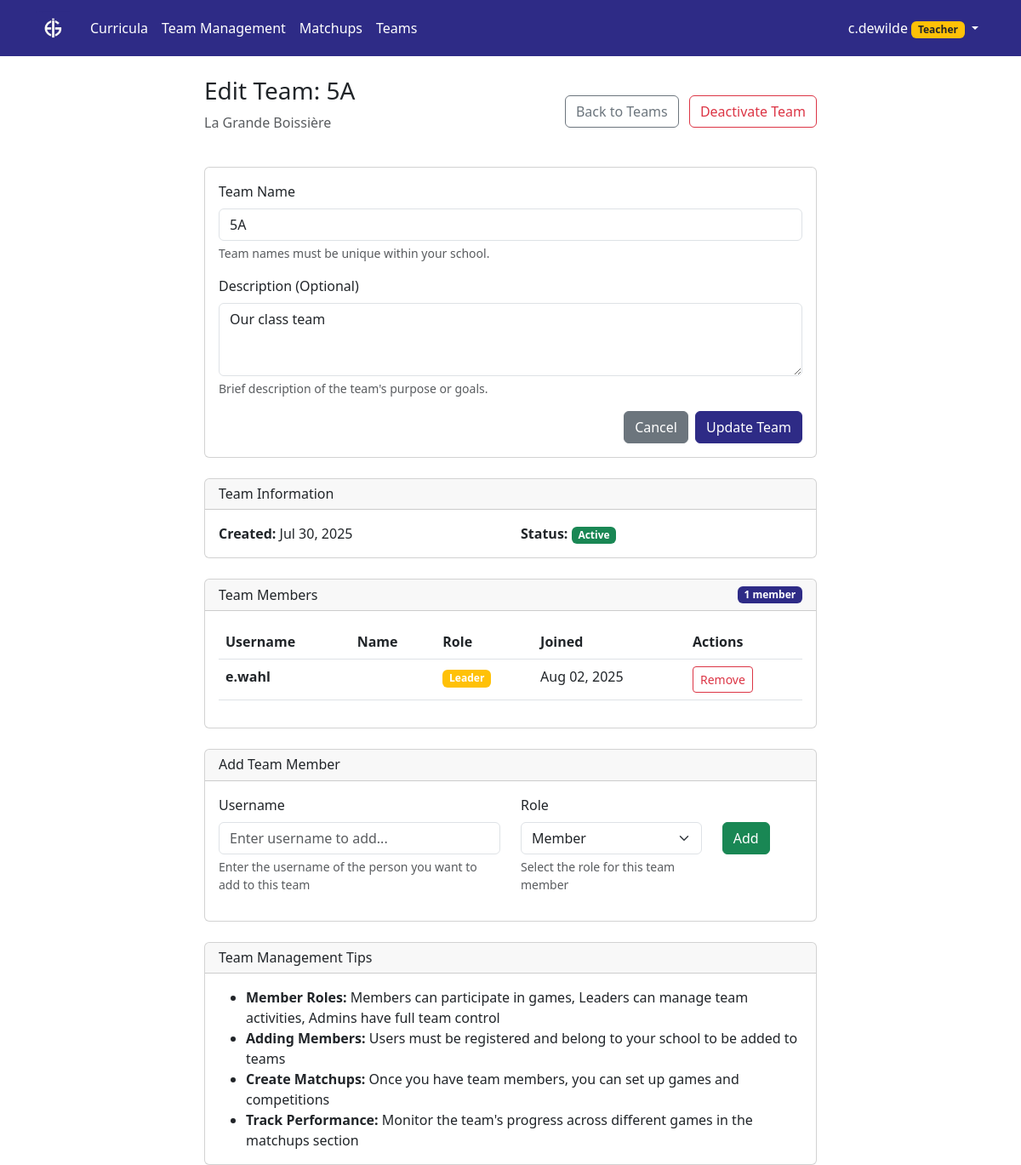
/aigames/team-management/teams/1/edit/ (signed in), run on the app's committed database.
### aigames/models.py (models this page shows, shortened)
class Team(models.Model):
    name = models.CharField(max_length=255)  # Team names unique per school
    description = models.TextField(blank=True)
    school = models.ForeignKey(School, on_delete=models.CASCADE, related_name='teams')
    created_by = models.ForeignKey(User, on_delete=models.CASCADE, related_name='created_teams')
    members = models.ManyToManyField(User, through='TeamMembership', related_name='teams')
    games = models.ManyToManyField(AiGame, through='TeamGameParticipation', related_name='participating_teams')
    is_active = models.BooleanField(default=True)
    created_at = models.DateTimeField(auto_now_add=True)
    updated_at = models.DateTimeField(auto_now=True)
    class Meta:
        ordering = ['name']
        unique_together = ['school', 'name']  # Team names must be unique within each school

class School(models.Model):
    name = models.CharField(max_length=255, unique=True)
    short_name = models.CharField(max_length=50, help_text="Short name or abbreviation")
    description = models.TextField(blank=True)
    logo = models.ImageField(upload_to='school_logos/', blank=True, null=True, help_text="School logo for white-labeling")
    navbar_color = models.CharField(max_length=7, blank=True, help_text="Navbar color in hex format (e.g., #2E2B86)")
    primary_button_color = models.CharField(max_length=7, blank=True, help_text="Primary button color in hex format (e.g., #2E2B86)")
    website_url = models.URLField(blank=True, help_text="School website URL")
    address = models.TextField(blank=True)
    is_active = models.BooleanField(default=True)
    created_at = models.DateTimeField(auto_now_add=True)
    updated_at = models.DateTimeField(auto_now=True)
    @property
    def logo_url(self):
        if self.logo:
            return self.logo.url
        return None
    class Meta:
        ordering = ['name']

class TeamMembership(models.Model):
    ROLE_CHOICES = [
        ('member', 'Member'),
        ('leader', 'Leader'),
        ('admin', 'Admin'),
    ]
    team = models.ForeignKey(Team, on_delete=models.CASCADE)
    user = models.ForeignKey(User, on_delete=models.CASCADE)
    role = models.CharField(max_length=10, choices=ROLE_CHOICES, default='member')
    joined_at = models.DateTimeField(auto_now_add=True)
    class Meta:
        unique_together = ['team', 'user']  # User can only be in a team once

### aigames/views.py (the view, shortened to what this page needs)
# urls.py: path('team-management/teams/<int:team_id>/edit/', views.edit_school_team, name='edit_school_team'),
@login_required
@user_passes_test(can_create_teams)
def edit_school_team(request, team_id):
    user_school = request.user.profile.school
    team = get_object_or_404(Team, id=team_id, school=user_school, is_active=True)
    form = SchoolTeamForm(school=user_school, instance=team)
    member_form = TeamMemberForm(team=team, school=user_school)
    from .models import TeamMembership
    memberships = TeamMembership.objects.filter(team=team).select_related('user', 'user__profile').order_by('joined_at')
    context = {
        'form': form,
        'member_form': member_form,
        'team': team,
        'memberships': memberships,
        'user_school': user_school,
    }
    return render(request, 'aigames/edit_school_team.html', context)

### aigames/templates/aigames/edit_school_team.html (shortened to what this page needs)
{% extends 'syllabus/base.html' %}
{% block content %}
<div class="container">
    <div class="row justify-content-center">
        <div class="col-md-8">
            <div class="d-flex justify-content-between align-items-center mb-4">
                <div>
                    <h1 class="h3">Edit Team: {{ team.name }}</h1>
                    <p class="text-muted">{{ user_school.name }}</p>
                </div>
                <div>
                    <a href="{% url 'aigames:school_teams_list' %}" class="btn btn-outline-secondary me-2">
                         Back to Teams
                    </a>
                    <a href="{% url 'aigames:delete_school_team' team.id %}" class="btn btn-outline-danger">
                        {% if user.profile.is_admin %}Delete{% else %}Deactivate{% endif %} Team
                    </a>
                </div>
            </div>
            <div class="card">
                <div class="card-body">
                    <form method="post">
                        <div class="mb-3">
                            <label for="{{ form.name.id_for_label }}" class="form-label">Team Name</label>
                            {{ form.name }}
                            <div class="form-text">
                                Team names must be unique within your school.
                            </div>
                        </div>
                        <div class="mb-3">
                            <label for="{{ form.description.id_for_label }}" class="form-label">Description (Optional)</label>
                            {{ form.description }}
                            <div class="form-text">
                                Brief description of the team's purpose or goals.
                            </div>
                        </div>
                        <div class="d-flex justify-content-end">
                            <a href="{% url 'aigames:school_teams_list' %}" class="btn btn-secondary me-2">Cancel</a>
                            <button type="submit" class="btn btn-primary">
                                 Update Team
                            </button>
                        </div>
                    </form>
                </div>
            </div>
            <div class="card mt-4">
                <div class="card-header">
                    <h6 class="mb-0"> Team Information</h6>
                </div>
                <div class="card-body">
                    <div class="row">
                        <div class="col-md-6">
                            <strong>Created:</strong> {{ team.created_at|date:"M d, Y" }}
                        </div>
                        <div class="col-md-6">
                            <strong>Status:</strong>
                            {% if team.is_active %}
                                <span class="badge bg-success">Active</span>
                            {% else %}
                                <span class="badge bg-secondary">Inactive</span>
                            {% endif %}
                        </div>
                    </div>
                </div>
            </div>
            <div class="card mt-4">
                <div class="card-header d-flex justify-content-between align-items-center">
                    <h6 class="mb-0"> Team Members</h6>
                    <span class="badge bg-primary">{{ memberships.count }} member{{ memberships.count|pluralize }}</span>
                </div>
                <div class="card-body">
                    {% if memberships %}
                        <div class="table-responsive">
                            <table class="table table-hover">
                                <thead>
                                    <tr>
                                        <th>Username</th>
                                        <th>Name</th>
                                        <th>Role</th>
                                        <th>Joined</th>
                                        <th>Actions</th>
                                    </tr>
                                </thead>
                                <tbody>
                                    {% for membership in memberships %}
                                    <tr>
                                        <td>
                                            <strong>{{ membership.user.username }}</strong>
                                        </td>
                                        <td>{{ membership.user.first_name }} {{ membership.user.last_name }}</td>
                                        <td>
                                            <span class="badge bg-{% if membership.role == 'admin' %}danger{% elif membership.role == 'leader' %}warning{% else %}secondary{% endif %}">
                                                {{ membership.get_role_display }}
                                            </span>
                                        </td>
                                        <td>{{ membership.joined_at|date:"M d, Y" }}</td>
                                        <td>
                                            <form method="post" style="display: inline;" onsubmit="return confirm('Are you sure you want to remove {{ membership.user.username }} from this team?');">
                                                <button type="submit" name="remove_member" class="btn btn-sm btn-outline-danger">
                                                     Remove
                                                </button>
                                            </form>
                                        </td>
                                    </tr>
                                    {% endfor %}
                                </tbody>
                            </table>
                        </div>
                    {% else %}
                        <p class="text-muted mb-0">No members in this team yet. Add some members below!</p>
                    {% endif %}
                </div>
            </div>
            <div class="card mt-4">
                <div class="card-header">
                    <h6 class="mb-0"> Add Team Member</h6>
                </div>
                <div class="card-body">
                    <form method="post">
                        <div class="row">
                            <div class="col-md-6">
                                <div class="mb-3">
                                    <label for="{{ member_form.username.id_for_label }}" class="form-label">Username</label>
                                    {{ member_form.username }}
                                    <div class="form-text">{{ member_form.username.help_text }}</div>
                                </div>
                            </div>
                            <div class="col-md-4">
                                <div class="mb-3">
                                    <label for="{{ member_form.role.id_for_label }}" class="form-label">Role</label>
                                    {{ member_form.role }}
                                    <div class="form-text">{{ member_form.role.help_text }}</div>
                                </div>
                            </div>
                            <div class="col-md-2">
                                <div class="mb-3">
                                    <label class="form-label">&nbsp;</label>
                                    <button type="submit" name="add_member" class="btn btn-success d-block">
                                         Add
                                    </button>
                                </div>
                            </div>
                        </div>
                    </form>
                </div>
            </div>
            <div class="card mt-4">
                <div class="card-header">
                    <h6 class="mb-0"> Team Management Tips</h6>
                </div>
                <div class="card-body">
                    <ul class="mb-0">
                        <li><strong>Member Roles:</strong> Members can participate in games, Leaders can manage team activities, Admins have full team control</li>
                        <li><strong>Adding Members:</strong> Users must be registered and belong to your school to be added to teams</li>
                        <li><strong>Create Matchups:</strong> Once you have team members, you can set up games and competitions</li>
                        <li><strong>Track Performance:</strong> Monitor the team's progress across different games in the matchups section</li>
                    </ul>
                </div>
            </div>
        </div>
    </div>
</div>
{% endblock %}

### syllabus/templates/syllabus/base.html (shortened to what this page needs)
{% load static %}
<!DOCTYPE html>
<html>
<head>
    <link href="{% static 'syllabus/css/bootstrap.min.css' %}" rel="stylesheet">
</head>
<body>
    {% block navbar %}
    <nav class="navbar navbar-expand-lg navbar-dark bg-primary">
        <div class="container">
            {% if user.is_authenticated %}
                <a class="navbar-brand d-flex align-items-center" href="{% if user_role == 'student' %}{% url 'aigames:student_dashboard' %}{% else %}{% url 'curriculum_list' %}{% endif %}">
                    {% if school_logo %}
                        <img src="{{ school_logo }}" alt="{{ school_name }} Logo" height="40">
                    {% else %}
                        📚 Aiducator
                    {% endif %}
                </a>
            {% else %}
                <a class="navbar-brand" href="{% url 'landing_page' %}">📚 Aiducator</a>
            {% endif %}
            <div class="collapse navbar-collapse" id="navbarNav">
                {% if user.is_authenticated %}
                    <ul class="navbar-nav me-auto">
                        {% if user_role == 'student' %}
                            <li class="nav-item">
                                <a class="nav-link" href="{% url 'aigames:student_dashboard' %}">
                                    <i class="bi bi-house-door"></i> My Games
                                </a>
                            </li>
                            <li class="nav-item">
                                <a class="nav-link" href="{% url 'aigames:list_teams' %}">
                                    <i class="bi bi-people"></i> Teams
                                </a>
                            </li>
                        {% else %}
                            <li class="nav-item">
                                <a class="nav-link" href="{% url 'curriculum_list' %}">
                                     Curricula
                                </a>
                            </li>
                            <li class="nav-item">
                                <a class="nav-link" href="{% url 'aigames:team_management_dashboard' %}">
                                     Team Management
                                </a>
                            </li>
                            <li class="nav-item">
                                <a class="nav-link" href="{% url 'aigames:game_matchups_list' %}">
                                     Matchups
                                </a>
                            </li>
                            <li class="nav-item">
                                <a class="nav-link" href="{% url 'aigames:list_teams' %}">
                                     Teams
                                </a>
                            </li>
                        {% endif %}
                    </ul>
                {% endif %}
                <ul class="navbar-nav">
                    {% if user.is_authenticated %}
                        <li class="nav-item dropdown">
                            <a class="nav-link dropdown-toggle" href="#" id="navbarDropdown" role="button" data-bs-toggle="dropdown">
                                {{ user.username }}
                                {% if user_role == 'admin' %}
                                    <span class="badge bg-danger">Admin</span>
                                {% elif user_role == 'teacher' %}
                                    <span class="badge bg-warning text-dark">Teacher</span>
                                {% elif user_role == 'student' %}
                                    <span class="badge bg-info">Student</span>
                                {% else %}
                                    <span class="badge bg-secondary">User</span>
                                {% endif %}
                            </a>
                        </li>
                    {% else %}
                        <li class="nav-item">
                            <a class="nav-link" href="/accounts/login/">Login</a>
                        </li>
                    {% endif %}
                </ul>
            </div>
        </div>
    </nav>
    {% endblock %}
    <div class="container mt-4">
        {% block content %}{% endblock %}
    </div>
</body>
</html>

### data on the page
Team: name "5A", description "Our class team", created_at "Jul 30, 2025"
School: name "La Grande Boissière"
TeamMembership: user.username "e.wahl", role "Leader", joined_at "Aug 02, 2025"

### other printed values
{{ user.username }} "c.dewilde"
{{ memberships.count }} "1"
{{ member_form.username.help_text }} "Enter the username of the person you want to add to this team"
{{ member_form.role.help_text }} "Select the role for this team member"
